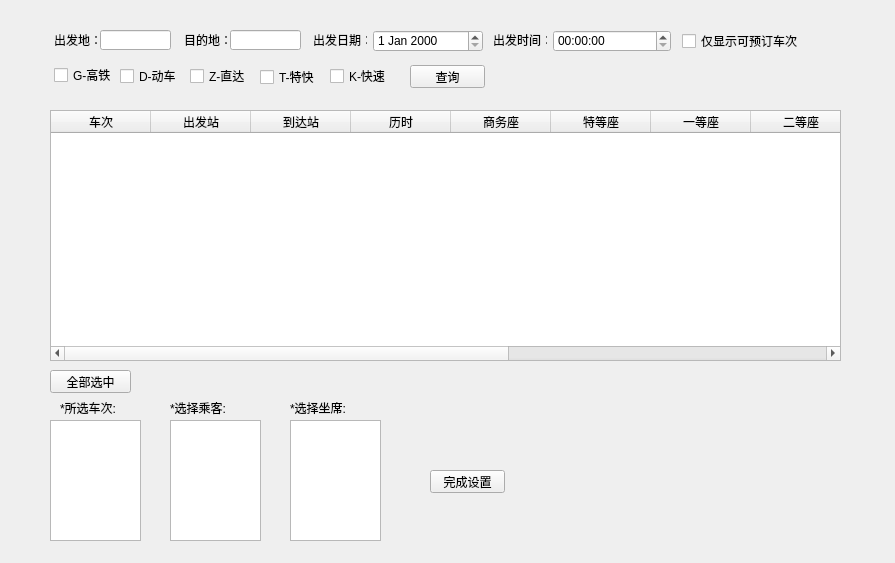
<?xml version="1.0" encoding="UTF-8"?>
<ui version="4.0">
 <class>Form</class>
 <widget class="QWidget" name="Form">
  <property name="geometry">
   <rect>
    <x>0</x>
    <y>0</y>
    <width>895</width>
    <height>563</height>
   </rect>
  </property>
  <property name="windowTitle">
   <string>Form</string>
  </property>
  <widget class="QLabel" name="label_6">
   <property name="geometry">
    <rect>
     <x>313</x>
     <y>34</y>
     <width>54</width>
     <height>12</height>
    </rect>
   </property>
   <property name="text">
    <string>出发日期：</string>
   </property>
  </widget>
  <widget class="QCheckBox" name="checkBox_2">
   <property name="geometry">
    <rect>
     <x>54</x>
     <y>67</y>
     <width>71</width>
     <height>16</height>
    </rect>
   </property>
   <property name="text">
    <string>G-高铁</string>
   </property>
  </widget>
  <widget class="QLineEdit" name="lineEdit_2">
   <property name="geometry">
    <rect>
     <x>230</x>
     <y>30</y>
     <width>71</width>
     <height>20</height>
    </rect>
   </property>
  </widget>
  <widget class="QCheckBox" name="checkBox_3">
   <property name="geometry">
    <rect>
     <x>120</x>
     <y>68</y>
     <width>71</width>
     <height>16</height>
    </rect>
   </property>
   <property name="text">
    <string>D-动车</string>
   </property>
  </widget>
  <widget class="QCheckBox" name="checkBox_5">
   <property name="geometry">
    <rect>
     <x>190</x>
     <y>68</y>
     <width>71</width>
     <height>16</height>
    </rect>
   </property>
   <property name="text">
    <string>Z-直达</string>
   </property>
  </widget>
  <widget class="QCheckBox" name="checkBox_7">
   <property name="geometry">
    <rect>
     <x>330</x>
     <y>68</y>
     <width>71</width>
     <height>16</height>
    </rect>
   </property>
   <property name="text">
    <string>K-快速</string>
   </property>
  </widget>
  <widget class="QLabel" name="label">
   <property name="geometry">
    <rect>
     <x>54</x>
     <y>34</y>
     <width>54</width>
     <height>12</height>
    </rect>
   </property>
   <property name="text">
    <string>出发地：</string>
   </property>
  </widget>
  <widget class="QLabel" name="label_5">
   <property name="geometry">
    <rect>
     <x>184</x>
     <y>34</y>
     <width>54</width>
     <height>12</height>
    </rect>
   </property>
   <property name="text">
    <string>目的地：</string>
   </property>
  </widget>
  <widget class="QLabel" name="label_7">
   <property name="geometry">
    <rect>
     <x>493</x>
     <y>34</y>
     <width>54</width>
     <height>12</height>
    </rect>
   </property>
   <property name="text">
    <string>出发时间：</string>
   </property>
  </widget>
  <widget class="QTimeEdit" name="timeEdit">
   <property name="geometry">
    <rect>
     <x>553</x>
     <y>30</y>
     <width>118</width>
     <height>22</height>
    </rect>
   </property>
  </widget>
  <widget class="QCheckBox" name="checkBox_4">
   <property name="geometry">
    <rect>
     <x>260</x>
     <y>69</y>
     <width>71</width>
     <height>16</height>
    </rect>
   </property>
   <property name="text">
    <string>T-特快</string>
   </property>
  </widget>
  <widget class="QDateEdit" name="dateEdit_2">
   <property name="geometry">
    <rect>
     <x>373</x>
     <y>30</y>
     <width>110</width>
     <height>22</height>
    </rect>
   </property>
  </widget>
  <widget class="QCheckBox" name="checkBox">
   <property name="geometry">
    <rect>
     <x>682</x>
     <y>33</y>
     <width>121</width>
     <height>16</height>
    </rect>
   </property>
   <property name="text">
    <string>仅显示可预订车次</string>
   </property>
  </widget>
  <widget class="QPushButton" name="pushButton_2">
   <property name="geometry">
    <rect>
     <x>410</x>
     <y>65</y>
     <width>75</width>
     <height>23</height>
    </rect>
   </property>
   <property name="text">
    <string>查询</string>
   </property>
  </widget>
  <widget class="QLineEdit" name="lineEdit">
   <property name="geometry">
    <rect>
     <x>100</x>
     <y>30</y>
     <width>71</width>
     <height>20</height>
    </rect>
   </property>
  </widget>
  <widget class="QTableWidget" name="tableWidget">
   <property name="geometry">
    <rect>
     <x>50</x>
     <y>110</y>
     <width>791</width>
     <height>251</height>
    </rect>
   </property>
   <column>
    <property name="text">
     <string>车次</string>
    </property>
   </column>
   <column>
    <property name="text">
     <string>出发站</string>
    </property>
   </column>
   <column>
    <property name="text">
     <string>到达站</string>
    </property>
   </column>
   <column>
    <property name="text">
     <string>历时</string>
    </property>
   </column>
   <column>
    <property name="text">
     <string>商务座</string>
    </property>
   </column>
   <column>
    <property name="text">
     <string>特等座</string>
    </property>
   </column>
   <column>
    <property name="text">
     <string>一等座</string>
    </property>
   </column>
   <column>
    <property name="text">
     <string>二等座</string>
    </property>
   </column>
   <column>
    <property name="text">
     <string>软卧</string>
    </property>
   </column>
   <column>
    <property name="text">
     <string>硬卧</string>
    </property>
   </column>
   <column>
    <property name="text">
     <string>软座</string>
    </property>
   </column>
   <column>
    <property name="text">
     <string>无座</string>
    </property>
   </column>
  </widget>
  <widget class="QPushButton" name="allSelect">
   <property name="geometry">
    <rect>
     <x>50</x>
     <y>370</y>
     <width>81</width>
     <height>23</height>
    </rect>
   </property>
   <property name="text">
    <string>全部选中</string>
   </property>
  </widget>
  <widget class="QLabel" name="label_2">
   <property name="geometry">
    <rect>
     <x>60</x>
     <y>400</y>
     <width>61</width>
     <height>16</height>
    </rect>
   </property>
   <property name="text">
    <string>*所选车次:</string>
   </property>
  </widget>
  <widget class="QLabel" name="label_3">
   <property name="geometry">
    <rect>
     <x>170</x>
     <y>400</y>
     <width>61</width>
     <height>16</height>
    </rect>
   </property>
   <property name="text">
    <string>*选择乘客:</string>
   </property>
  </widget>
  <widget class="QLabel" name="label_4">
   <property name="geometry">
    <rect>
     <x>290</x>
     <y>400</y>
     <width>61</width>
     <height>16</height>
    </rect>
   </property>
   <property name="text">
    <string>*选择坐席:</string>
   </property>
  </widget>
  <widget class="QPushButton" name="pushButton">
   <property name="geometry">
    <rect>
     <x>430</x>
     <y>470</y>
     <width>75</width>
     <height>23</height>
    </rect>
   </property>
   <property name="text">
    <string>完成设置</string>
   </property>
  </widget>
  <widget class="QTableWidget" name="selectTicketInfo">
   <property name="geometry">
    <rect>
     <x>50</x>
     <y>420</y>
     <width>91</width>
     <height>121</height>
    </rect>
   </property>
  </widget>
  <widget class="QTableWidget" name="peopleInfo">
   <property name="geometry">
    <rect>
     <x>170</x>
     <y>420</y>
     <width>91</width>
     <height>121</height>
    </rect>
   </property>
  </widget>
  <widget class="QTableWidget" name="setInfo">
   <property name="geometry">
    <rect>
     <x>290</x>
     <y>420</y>
     <width>91</width>
     <height>121</height>
    </rect>
   </property>
  </widget>
 </widget>
 <resources/>
 <connections/>
</ui>
